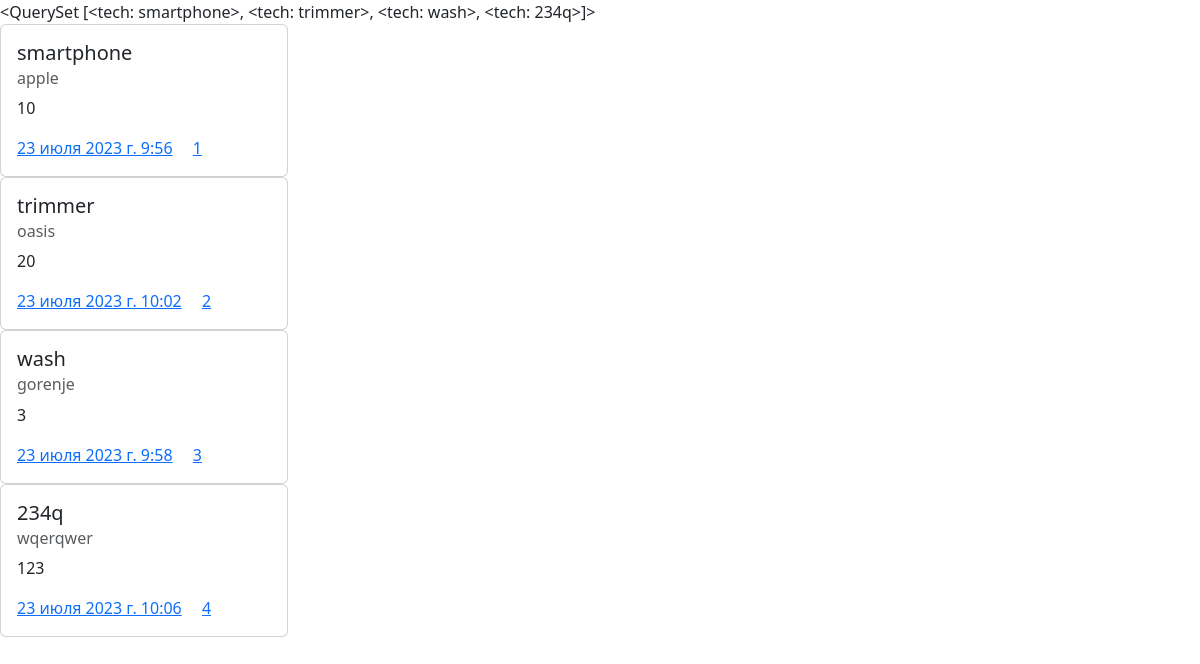
The app's page /index/ with its own data.
### myapp/models.py (models this page shows)
class tech(models.Model):
    model = models.CharField(max_length=200)
    brand = models.CharField(max_length=200)
    count = models.IntegerField()
    date_of_Delivery = models.DateTimeField(auto_now=True)
    def __str__(self):
        return str(self.model)

### myapp/views.py (the view)
# urls.py: path('index/', index),
def index(request):
    data = tech.objects.all()
    request.session["a"] = 1
    return render(request, 'index.html', {"data": data} )

### myapp/templates/index.html (shortened to what this page needs)
<!doctype html>
<html lang="ru">
  <head>
    <link href="https://cdn.jsdelivr.net/npm/bootstrap@5.3.0/dist/css/bootstrap.min.css" rel="stylesheet">
  </head>
  <body>
    {{data}}
    {% for i in data %}
    <div class="card" style="width: 18rem;">
      <div class="card-body">
        <h5 class="card-title">{{i.model}}</h5>
        <h6 class="card-subtitle mb-2 text-body-secondary">{{i.brand}}</h6>
        <p class="card-text">{{i.count}}</p>
        <a href="#" class="card-link">{{i.date_of_Delivery}}</a>
        <a href="{{i.id}}" class="card-link">{{i.id}}</a>
      </div>
    </div>
    {% endfor %}
  </body>
</html>

### records on screen
tech: model.model "<QuerySet [<tech: smartphone>, <tech: trimmer>, <tech: wash>, <tech: 234q>]>", model "smartphone", brand "apple", count "10", date_of_Delivery "23 июля 2023 г. 9:56", id "1"
tech: model "trimmer", brand "oasis", count "20", date_of_Delivery "23 июля 2023 г. 10:02", id "2"
tech: model "wash", brand "gorenje", count "3", date_of_Delivery "23 июля 2023 г. 9:58", id "3"
tech: model "234q", brand "wqerqwer", count "123", date_of_Delivery "23 июля 2023 г. 10:06", id "4"
